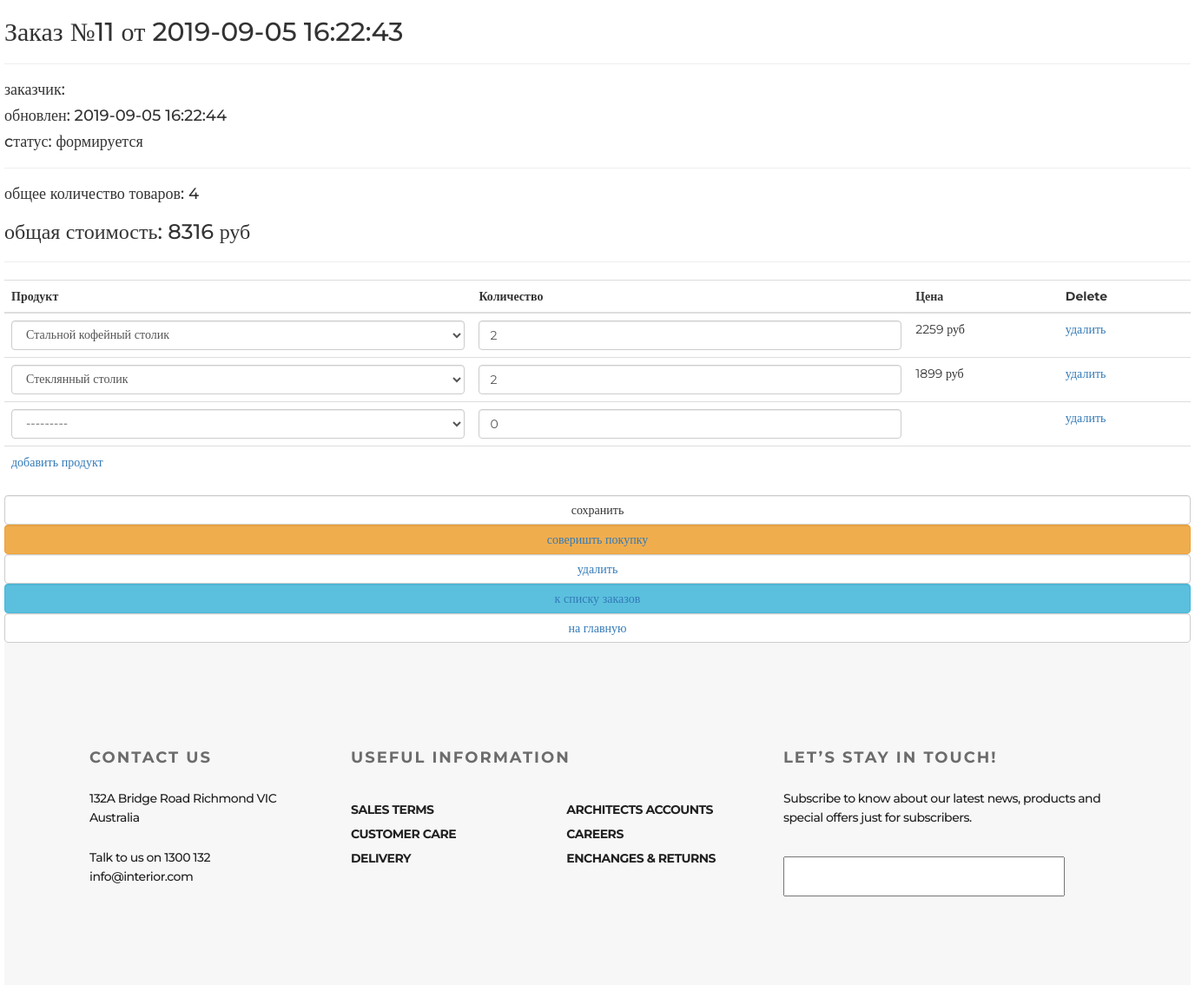
Page /order/update/11/ on the committed database.
### ordersapp/models.py (models this page shows, shortened)
class Order(models.Model):
    FORMING = 'FM'
    SENT_TO_PROCEED = 'STP'
    PROCEEDED = 'PRD'
    PAID = 'PD'
    READY = 'RDY'
    CANCEL = 'CNC'
    ORDER_STATUS_CHOICES = (
        (FORMING, 'формируется'),
        (SENT_TO_PROCEED, 'отправлен в обработку'),
        (PAID, 'оплачен'),
        (PROCEEDED, 'обрабатывается'),
        (READY, 'готов к выдаче'),
        (CANCEL, 'отменен'),
    )
    user = models.ForeignKey(settings.AUTH_USER_MODEL, on_delete=models.CASCADE)
    created = models.DateTimeField(verbose_name='создан', auto_now_add=True)
    updated = models.DateTimeField(verbose_name='обновлен', auto_now=True)
    status = models.CharField(verbose_name='статус', max_length=3, choices=ORDER_STATUS_CHOICES, default=FORMING)
    is_active = models.BooleanField(verbose_name='активен', default=True)
    class Meta:
        ordering = ('-created',)
        verbose_name = 'заказ'
        verbose_name_plural = 'заказы'
    def get_total_quantity(self):
        items = self.orderitems.select_related()
        return sum(list(map(lambda x: x.quantity, items)))
    def get_total_cost(self):
        items = self.orderitems.select_related()
        return sum(list(map(lambda x: x.quantity * x.product.price, items)))

class OrderItem(models.Model):
    order = models.ForeignKey(Order, related_name="orderitems", on_delete=models.CASCADE)
    product = models.ForeignKey(Product, verbose_name='продукт', on_delete=models.CASCADE)
    quantity = models.PositiveIntegerField(verbose_name='количество', default=0)
    objects = OrderItemQuerySet.as_manager()

### mainapp/models.py (models this page shows, shortened)
class Product(models.Model):
    name = models.CharField(max_length=32, unique=True)
    description = models.TextField(verbose_name='Описание')
    price = models.PositiveIntegerField(verbose_name='Цена')
    rating = models.PositiveIntegerField(verbose_name='Рейтинг', default=1)
    alt = models.CharField(max_length=255, verbose_name='Текст рисунка', default='Текст по умолчанию')
    category = models.ForeignKey(Category, on_delete=models.PROTECT)  # Выбираем эту, как наиболее простую.
    image = models.ImageField(upload_to='products', null=True, blank=True)
    isTrendy = models.BooleanField(verbose_name='Товар сейчас в тренде?', default=False)
    isTopSlider = models.BooleanField(verbose_name='Товар должен быть в верхнем слайдере?', default=False)
    SlideNo = models.PositiveIntegerField(verbose_name='Номер слайда в карусели верхнего слайдера', null=True, blank=True)
    isHot = models.BooleanField(verbose_name='Горячее предложение?', default=False)
    imageHot = models.ImageField(verbose_name='Картинка должна быть 1366х800 px', upload_to='products_hot', null=True, blank=True)
    SlideHotNo = models.PositiveIntegerField(verbose_name='Номер слайда в карусели "HOT"', null=True, blank=True)
    isNew = models.BooleanField(verbose_name='Поместить товар в раздел "новое"?', default=False)
    quantity = models.PositiveIntegerField(verbose_name='Количество на складе', default=1)
    isActive = models.BooleanField(verbose_name='Категория активна', default=True)
    @staticmethod #  статический метод - метод, к которому можно обращаться не через экземпляр класса, а через сам класс
    def get_items():
        return Product.objects.filter(isActive = True).order_by('category', 'name')
    def __str__(self):
        return self.name

### ordersapp/views.py (the view, shortened to what this page needs)
# urls.py: path('update/<int:pk>/', ordersapp.OrderItemsUpdate.as_view(), name='order_update'),
class OrderItemsUpdate(UpdateView):
    template_name = 'order_form.html'
    model = Order
    fields = []
    success_url = reverse_lazy('order:orders_list')
    def get_context_data(self, **kwargs):
        data = super(OrderItemsUpdate, self).get_context_data(**kwargs)
        OrderFormSet = inlineformset_factory(Order, OrderItem, form=OrderItemForm, extra=1)
        if self.request.POST:
            data['orderitems'] = OrderFormSet(self.request.POST, instance=self.object)
        else:
            formset = OrderFormSet(instance=self.object)
            for form in formset.forms:
                if form.instance.pk:
                    form.initial['price'] = form.instance.product.price
            data['orderitems'] = formset
        return data

### context_processors/basketProc.py (called while the page is built)
def basketProc(request):
    print(f'context processor basket works')
    basket = []
    if request.user.is_authenticated:
        basket_items = Basket.objects.filter(user=request.user)
        for i in basket_items:
            basket.append(i.product.category.name)
            basket.append(i.product.name)
            basket.append(i.product.price)
    return {
        'BasketP': basket
    }

### ordersapp/templates/order_form.html (shortened to what this page needs)
{% extends 'orderbase.html' %}
{% load static %}
{% block content %}
    {% include 'includes/inc_order_summary.html' %}
    <div class="order_form">
        <form action="" method="post">
            <table class="table">
                {% for form in orderitems.forms %}
                    {% if forloop.first %}
                        <thead>
                        <tr>
                            {% for field in form.visible_fields %}
                                <th class="{% cycle 'td1' 'td2' 'td3' 'td4' %} order formset_td">
                                    {{ field.label|capfirst }}
                                </th>
                            {% endfor %}
                        </tr>
                        </thead>
                    {% endif %}
                    <tr class="formset_row">
                        {% for field in form.visible_fields %}
                            <td class="{% cycle 'td1' 'td2' 'td3' 'td4' %} order formset_td">
                                {% if field.name != 'price' %}
{{ field }}
{% else %}
{% if field.value %}
<span class="orderitems-{{forloop.parentloop.counter0}}-price">
{{ field.value }}
</span> руб
{% endif %}
{% endif %}
                            </td>
                        {% endfor %}
                    </tr>
                {% endfor %}
            </table>
            <button type="submit" value="сохранить" class="btn btn-default btn-round form-control last">сохранить</button>
            {% include 'includes/inc_order_actions.html' %}
        </form>
    </div>
{% endblock %}

### ordersapp/templates/includes/inc_order_summary.html (shortened to what this page needs)
{% if object %}
    <div class="h2">
        Заказ №{{ object.pk }} от {{ object.created|date:"Y-m-d H:i:s" }}
    </div>
    <hr>
    <div class="h4">заказчик: {{ user.last_name }} {{ user.first_name }} </div>
    <div class="h4">обновлен: {{ object.updated|date:"Y-m-d H:i:s" }}</div>
    <div class="h4">cтатус: {{ object.get_status_display }}</div>
    <hr>
    <div class="h4">
        общее количество товаров:
        <span class="order_total_quantity">{{ object.get_total_quantity }}
        </span>
    </div>
    <div class="h3">
        общая стоимость:
        <span class="order_total_cost">{{ object.get_total_cost }}
        </span> руб
    </div>
{% endif %}
<hr>

### static/style.css (style rules this page uses)
* { margin: 0; padding: 0; }
body { font-family: "Montserrat" }

### rows in the picture
Order: pk "11", created "2019-09-05 16:22:43", updated "2019-09-05 16:22:44", status "формируется", get_total_quantity "4", get_total_cost "8316"

### other values in the picture
{{ field.label|capfirst }} "Продукт" "Количество" "Цена" "Delete"
{{ field.value }} "2259" "1899"
